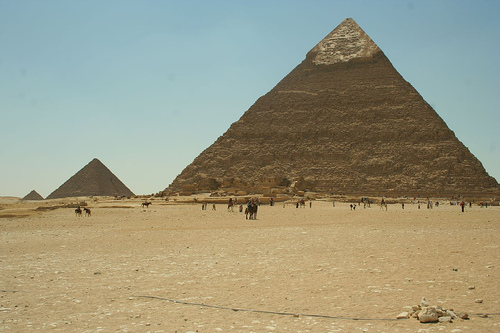
#> input picture Pyramid.jpg, 500 x 333 px
$ python test.py
#> lines starting #> are read from the running program, lines starting #| are printed output that depends on the picture; after the words box and inside, x2 and y2 are one past the last pixel; in counts of white or black regions, pixels touching at a corner belong together
#> further down, image is the input picture: shape (333, 500, 3); mean B, G, R 129.9, 152.5, 153.9
### otsu.py
import cv2
import numpy as np
import matplotlib.pyplot as plt

GRAY_SCALE = 256


def otsuth(img, threshold):
#> called with threshold = 0
    image_gray = cv2.cvtColor(img, cv2.COLOR_RGB2GRAY)
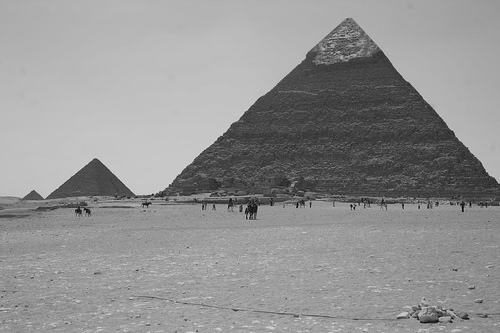
#> image_gray: shape (333, 500); min 3, max 225, mean 145.8

    # [18 lines of commented-out code are left out]

    fg_pix = image_gray > threshold
#> fg_pix: shape (333, 500) bool; every value is 1
    bg_pix = image_gray <= threshold
#> bg_pix: shape (333, 500) bool; every value is 0

    w0 = float(np.sum(fg_pix)) / image_gray.size
#> w0 = 1
    w1 = float(np.sum(bg_pix)) / image_gray.size
#> w1 = 0

    # [10 lines of commented-out code are left out]

    u0 = 0
    u1 = 0
    if np.sum(fg_pix) != 0:
        u0 = np.sum(image_gray * fg_pix) / np.sum(fg_pix)
#> u0 = 145.8
    if np.sum(bg_pix) != 0:
        u1 = np.sum(image_gray * bg_pix) / np.sum(bg_pix)

    val = w0 * w1 * (u0 - u1) * (u0 - u1)
#> val = 0
    return val


# [10 lines that do not run on import are left out]

    # [15 lines of commented-out code are left out]

### IGA_v3.py
"""
    GA 模型， 用遗传算法求解OTSU
"""
import random
import matplotlib.pyplot as plt
import time
import cv2


class GA:
    def __init__(self, img, fitness, population_num, evolution_times, ga_length=8, crossover_pro=0.5,
                 variation_pro=0.001):
        """
                    GA model，对种群参数以及种群进行初始化
        :param img:                     图像数据
        :param fitness:                 适应度函数
        :param population_num:          种群数量
        :param evolution_times:         种群迭代次数
        :param ga_length:               基因长度
        :param crossover_pro:           交换概率
        :param variation_pro:           变异概率
        """
        # 图像数据
        self.data = img
        # 基因长度
        self.ga_length = ga_length
        # 种群数量
        self.population_num = population_num
        # 适应度函数
        self.fitness = fitness
        # 进化次数（产生多少代后代）
        self.evolution_times = evolution_times
        # 交叉以及变异概率
        self.crossover_pro = crossover_pro
        self.variation_pro = variation_pro
        # 画图参数
        self.plt = plt
        x = range(pow(2, self.ga_length))
        y = [self.fitness(self.data, i) for i in x]
#> call 4 of otsuth, with threshold = 3
#> in otsuth (call 4), `fg_pix = image_gray > threshold`:
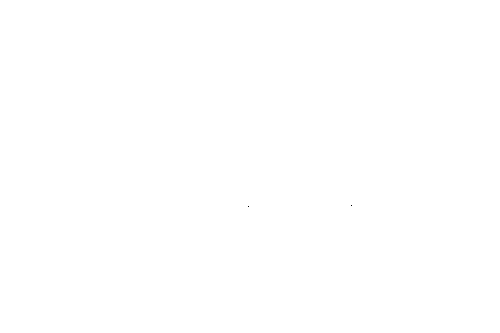
#> fg_pix: shape (333, 500) bool; 100% white; black in thin lines or dots, all inside (x1, y1, x2, y2) = (248, 205, 352, 207)
#> in otsuth (call 4), `w1 = float(np.sum(bg_pix)) / image_gray.size`: w1 = 1.2e-05
#> in otsuth (call 4), `u1 = np.sum(image_gray * bg_pix) / np.sum(bg_pix)`: u1 = 3
#> in otsuth (call 4), `val = w0 * w1 * (u0 - u1) * (u0 - u1)`: val = 0.245
#> in otsuth (call 5), `fg_pix = image_gray > threshold`: fg_pix: shape (333, 500) bool; 100% white; black in thin lines or dots, all inside (x1, y1, x2, y2) = (248, 205, 463, 208)
#> in otsuth (call 6), `fg_pix = image_gray > threshold`: fg_pix: shape (333, 500) bool; 100% white; black in thin lines or dots, all inside (x1, y1, x2, y2) = (248, 205, 463, 209)
#> in otsuth (call 8), `fg_pix = image_gray > threshold`: fg_pix: shape (333, 500) bool; 100% white; black in thin lines or dots, all inside (x1, y1, x2, y2) = (248, 205, 463, 319)
#> in otsuth (call 9), `fg_pix = image_gray > threshold`: fg_pix: shape (333, 500) bool; 100% white; black in thin lines or dots, all inside (x1, y1, x2, y2) = (248, 204, 471, 323)
#> in otsuth (call 10), `fg_pix = image_gray > threshold`: fg_pix: shape (333, 500) bool; 100% white; black in thin lines or dots, all inside (x1, y1, x2, y2) = (248, 203, 471, 323)
#> in otsuth (call 12), `fg_pix = image_gray > threshold`: fg_pix: shape (333, 500) bool; 100% white; black in thin lines or dots, all inside (x1, y1, x2, y2) = (86, 203, 471, 323)
#> in otsuth (call 16), `fg_pix = image_gray > threshold`: fg_pix: shape (333, 500) bool; 100% white; black in thin lines or dots, all inside (x1, y1, x2, y2) = (79, 203, 471, 323)
#> in otsuth (call 18), `fg_pix = image_gray > threshold`: fg_pix: shape (333, 500) bool; 100% white; black in thin lines or dots, all inside (x1, y1, x2, y2) = (76, 201, 471, 323)
#> in otsuth (call 19), `fg_pix = image_gray > threshold`: fg_pix: shape (333, 500) bool; 100% white; black in thin lines or dots, all inside (x1, y1, x2, y2) = (76, 198, 471, 323)
#> in otsuth (call 23), `fg_pix = image_gray > threshold`: fg_pix: shape (333, 500) bool; 100% white; black in thin lines or dots, all inside (x1, y1, x2, y2) = (76, 198, 481, 323)
#> in otsuth (call 24), `fg_pix = image_gray > threshold`: fg_pix: shape (333, 500) bool; 100% white; black in thin lines or dots, all inside (x1, y1, x2, y2) = (76, 196, 481, 323)
#> in otsuth (call 26), `fg_pix = image_gray > threshold`: fg_pix: shape (333, 500) bool; 99.9% white; black in thin lines or dots, all inside (x1, y1, x2, y2) = (76, 196, 483, 323)
#> y = 256 values, max 1548.8 at index 120, min 0 at index 0, mean 617.6
        max_y = max(y)
#> max_y = 1548.8
        index_max = y.index(max_y)
#> index_max = 120
        self.x = x
        self.y = y
#> self.y has the same summary as y
        self.max_y = max_y
#> self.max_y = 1548.8
        self.index_max = index_max
#> self.index_max = 120
        self.min_y = min(y)
#> self.min_y = 0

        # 随机产生种群，并且编码
        self.populations = []
        self.new_populations = []
        # todo  pow(2, self.ga_length) - 1
        max_num = pow(2, self.ga_length) - 1
        for i in range(self.population_num):
            pop = random.randint(0, max_num)
            pop = self.num_encode(pop)
            self.populations.append(pop)

        # todo initialize

    def selection(self):
        """
                通过轮盘法选择(改进算法)，保留最大值对应的个体，防止种群退化
        :return:
        """
        # 计算每一个个体的适应度值
        fitness_list = self.calculate_fitness_list()
        max_fitness = max(fitness_list)

        # step1:将最大值和其余的值分离，并且将populations重新赋值
        new_populations = []
        remain_populations = []
        for i in range(len(fitness_list)):
            if fitness_list[i] == max_fitness:
                new_populations.append(self.populations[i])
            else:
                remain_populations.append(self.populations[i])

        # 将剩下的populations赋值给model
        self.new_populations = new_populations
        # todo IGA_v3 和 IGA 不同之处
        # self.populations = remain_populations
        fitness_list = self.calculate_fitness_list()

        # step2:计算概率
        fitness_sum = 0.0
        for fit in fitness_list:
            fitness_sum += fit
        fitness_pro = []
        for i in range(len(fitness_list)):
            fitness_pro.append(fitness_list[i] / fitness_sum)

        # step3:计算剩余人口的轮盘选择概率
        pro_sum = 0.0
        for i in range(1, len(fitness_pro)):
            pro_sum += fitness_pro[i]
            fitness_pro[i] = pro_sum
        # 在计算中由于浮点数计算会存在误差导致最后的概率之和不为1，这里纠正
        fitness_pro[-1] = 1

        next_generations = []
        # step4:轮盘选择出与剩下的人数相等的population
        for i in range(len(remain_populations)):
            # 产生一个0 - 1的概率
            pro = random.uniform(0, 1)

            # 可优化（先计算完轮盘选择的全部概率分布，归结子问题），见上
            if pro <= fitness_pro[0]:
                next_generations.append(self.populations[0])
                continue
            for j in range(self.population_num - 1):
                if fitness_pro[j] < pro < fitness_pro[j + 1]:
                    next_generations.append(self.populations[j + 1])
                    break
        self.populations = next_generations

    def crossover(self):
        """
                种群交叉，，先reshuffle截取前面一半用作父亲，后面用作母亲
        :return:
        """
        # # todo delete
        # gen = self.statistics()
        # print('before cross:', gen)

        # reshuffle
        # self.populations = random.shuffle(self.populations)
        random.shuffle(self.populations)

        half = int(len(self.populations) / 2)
        fathers = self.populations[:half]
        mothers = self.populations[half:]

        next_generations = []
        for i in range(half):
            father = fathers[i]
            mother = mothers[i]

            pro = random.uniform(0, 1)
            if pro < self.crossover_pro:
                # todo 位置从一半开始，防止每一次变化过大（待优化，每一次迭代需要将最大的值保留下来，这样能保证种群不会退化）
                index = random.randint(self.ga_length / 2, self.ga_length)
                child_a = father[:index] + mother[index:]
                child_b = mother[:index] + father[index:]

                next_generations.append(child_a)
                next_generations.append(child_b)
            else:
                next_generations.append(father)
                next_generations.append(mother)

        if len(self.populations) % 2 != 0:
            next_generations.append(self.populations[-1])

        self.populations = next_generations

        # # todo delete
        # gen = self.statistics()
        # print('after cross:', gen)

    def variation(self):
        """
                变异，没用到左移右移以及取反操作，python无bit类型数据结构
        :return:
        """
        # # todo delete
        # gen = self.statistics()
        # print('before variation:', gen)

        length = len(self.populations)
        for i in range(length):
            pop = self.populations[i]
            # TypeError: 'str' object does not support item assignment
            pop = list(pop)
            pro = random.uniform(0, 1)
            # todo
            if pro < self.variation_pro:  # self.variation_pro
                index = random.randint(0, self.ga_length - 1)
                j = pop[index]
                if int(j) == 0:
                    pop[index] = 1
                else:
                    pop[index] = 0
                string = "".join('%s' % s for s in pop)
                self.populations[i] = string

        for p in self.new_populations:
            self.populations.append(p)

    def run(self):
        # todo 添加可视化图像
        for i in range(self.evolution_times):

            # view data in plot
            fitness_list = self.calculate_fitness_list()
            max_val = max(fitness_list)
            min_val = min(fitness_list)

            # 绘图
            # if i != 0 and i % 10 == 0:
            if i % 50 == 0:
                self.plot_data(fitness_list, i)
            # 保存绘图
            self.plot_data(fitness_list, i, True)

            gen = self.statistics()
            print('iterations at {}, max is {}, min is {}'.format(i, max_val, min_val))
            # todo delete
            # print('result:', gen)

            # main step
            self.selection()
            # self.selection_v2()
            self.crossover()
            self.variation()

            # stop condition
            flag = False
            for g in gen:
                if g > self.population_num * 0.98:
                    flag = True
                    break
            if flag:
                break
#> this loop made 10 passes
        return max(gen)

    def plot_data(self, fitness_list, it, save_fig=False):
        """
                绘图以及保存图像
        :param fitness_list:
        :param it:
        :param save_fig:
        :return:
        """
        self.plt.figure(1)
        self.plt.clf()
        self.plt.xlabel('Gray scale')
        self.plt.ylabel('Fitness value')
        self.plt.title('Generation at {}'.format(it))

        self.plt.plot(self.x, self.y, '-g')
        y_lim = self.plt.ylim()
        plt.plot([self.index_max, self.index_max], y_lim, 'm--')
        y_min = self.min_y
        y_max = self.max_y + 100
        plt.ylim(y_min, y_max)
        plt.xlim(0, 255)

        populations = [self.num_decode(pop) for pop in self.populations]

        self.plt.scatter(populations, fitness_list)
        self.plt.show()
        if save_fig:
            file_name = 'ga_process.jpg'
            self.plt.savefig(file_name)

        # time.sleep(0.2)

    def statistics(self):
        """
                    统计每一次迭代的后代结果
        :return:
        """
        populations = self.populations
        populations = [self.num_decode(pop) for pop in populations]

        # 计数
        result_len = pow(2, self.ga_length)
        # 0 * i = 0， 代码洁癖
        result_iter = [0 * i for i in range(result_len)]
        for pop in populations:
            result_iter[pop] += 1

        # print(result_iter)
        return result_iter

    def calculate_fitness_list(self):
        """
            计算适应度值，抽出来利于代码复用
        :return:
        """
        fitness_list = []
        for pop in self.populations:
            p = self.num_decode(pop)
            # 计算适应度值
            p = self.fitness(self.data, p)
            fitness_list.append(p)
        return fitness_list

    def num_encode(self, n):
        """
            对灰度值进行编码（二进制），并且将编码后的值转化为8位的（存在不到8位的情况）
        :param n:
        :return:
        """
        r = bin(n)
        r = r[2:]
        if len(r) < self.ga_length:
            diff = self.ga_length - len(r)
            tmp_r = []
            for j in range(diff):
                zero = str(bin(0)[-1])
                tmp_r.append(zero)

            for s in r:
                tmp_r.append(s)

            r = ''.join(tmp_r)

        return r

    @staticmethod
    def num_decode(bn):
        """
                将二进制数组转化为十进制，解码
        :param bn:
        :return:
        """
        s = ''
        for b in bn:
            s += b
        r = int(s, 2)
        return r


def test_fitness(x):
    return x * x + 2


# if __name__ == '__main__':
#     num = 100
#     file_path = 'images\ship_1.jpg'
#     image = cv2.imread(file_path)
#     model = GA(image, test_fitness, 100, 1000)
#     model.run()
#     # x = range(pow(2, 2))
#     # y = [test_fitness(i) for i in x]
#     # fig = plt.figure(1)
#     # plt.plot(x, y)
#     # fig.show()

### test.py
import cv2
# from genetic_algorithm.GA import GA
# from genetic_algorithm.IGA import GA
from IGA_v3 import GA
# from genetic_algorithm.OGA import GA
from otsu import otsuth

if __name__ == '__main__':
    file_path = 'Pyramid.jpg'
    image = cv2.imread(file_path)

    cross_pro = 0.5
    mutation_pro = 0.001

    model = GA(image, otsuth, 100, 1000, crossover_pro=cross_pro, variation_pro=mutation_pro)
    model.run()
